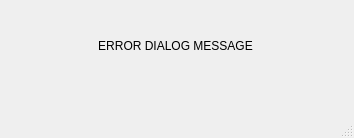
<?xml version="1.0" encoding="UTF-8"?>
<ui version="4.0">
 <class>MainWindow</class>
 <widget class="QMainWindow" name="MainWindow">
  <property name="geometry">
   <rect>
    <x>0</x>
    <y>0</y>
    <width>354</width>
    <height>138</height>
   </rect>
  </property>
  <property name="minimumSize">
   <size>
    <width>354</width>
    <height>138</height>
   </size>
  </property>
  <property name="maximumSize">
   <size>
    <width>354</width>
    <height>138</height>
   </size>
  </property>
  <property name="windowTitle">
   <string>Message</string>
  </property>
  <widget class="QWidget" name="centralwidget">
   <widget class="QLabel" name="lbl_error">
    <property name="geometry">
     <rect>
      <x>0</x>
      <y>0</y>
      <width>351</width>
      <height>91</height>
     </rect>
    </property>
    <property name="sizePolicy">
     <sizepolicy hsizetype="Preferred" vsizetype="Preferred">
      <horstretch>0</horstretch>
      <verstretch>0</verstretch>
     </sizepolicy>
    </property>
    <property name="text">
     <string>ERROR DIALOG MESSAGE</string>
    </property>
    <property name="alignment">
     <set>Qt::AlignCenter</set>
    </property>
   </widget>
  </widget>
  <widget class="QMenuBar" name="menubar">
   <property name="geometry">
    <rect>
     <x>0</x>
     <y>0</y>
     <width>354</width>
     <height>26</height>
    </rect>
   </property>
  </widget>
  <widget class="QStatusBar" name="statusbar"/>
 </widget>
 <resources/>
 <connections/>
</ui>
